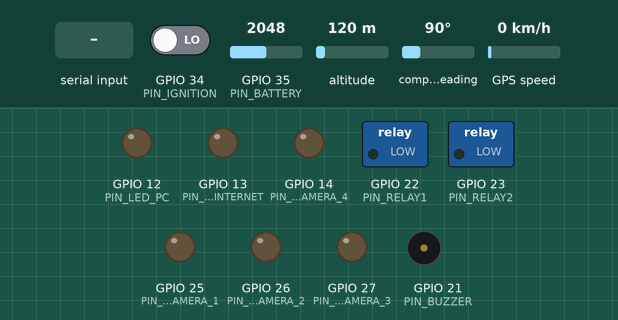
The program below on a simulated ESP32. On the bench: switched loads named in the program (green lamp = pin HIGH), output pins drawn as LEDs (lit = HIGH), buzzer (waves = sounding). The inputs (shaded band) are chosen by the test bench; at power-on: GPIO 34 (PIN_IGNITION) LOW, GPIO 35 (PIN_BATTERY) = 2048, altitude 120 m, compass heading 90°, GPS speed 0 km/h. EEPROM starts erased; the GPS gets a fix after 3 s at 37.7749, -122.4194 with 8 satellites; pins used as bus, display or sensor lines are not drawn; what the program prints to the serial monitor is not drawn.

Above: at 8.0 s.
8.1 s: GPIO 34 (PIN_IGNITION) driven HIGH
At 9.7 s:
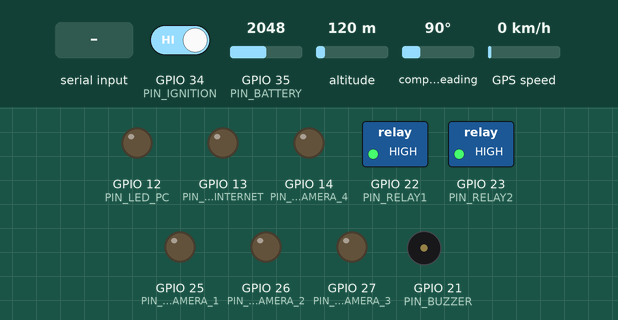
10.3 s: "INIT:90\n" received over Serial
At 10.7 s:
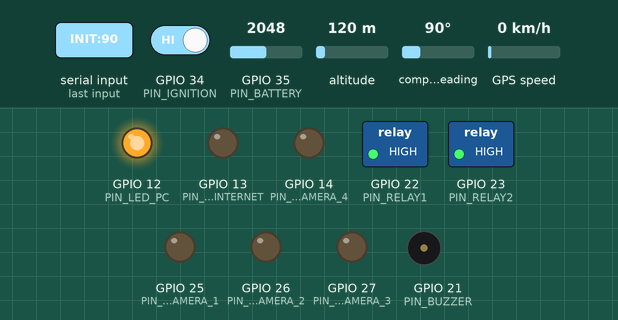
15.8 s: "SHUTDOWN:90\n" received over Serial
At 16.2 s:
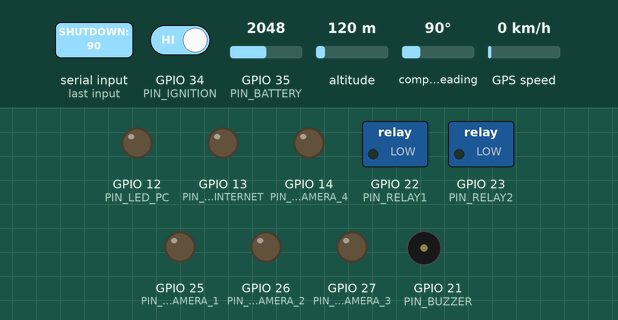
17.3 s: "HEARTBEAT:90\n" received over Serial
At 18.5 s:
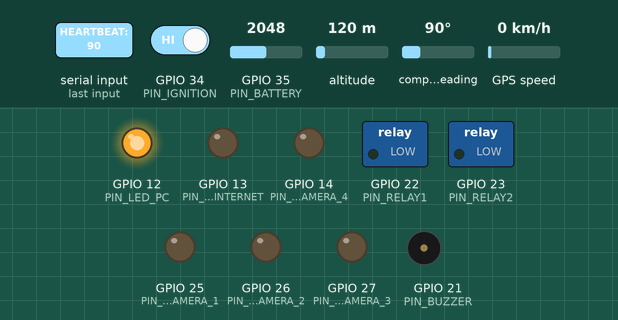
18.8 s: GPIO 35 (PIN_BATTERY) set to 3972
At 30.0 s:
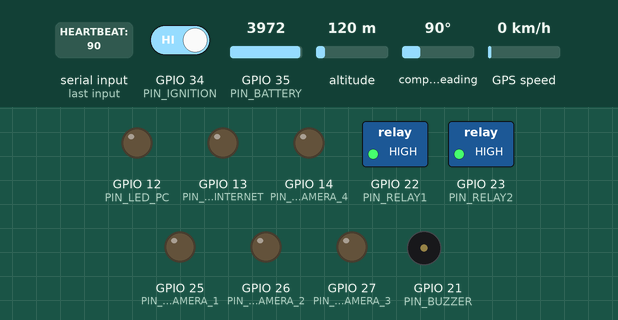
Timing chart, 0 to 30.3 s (numbered marks = the images above; inputs shaded):
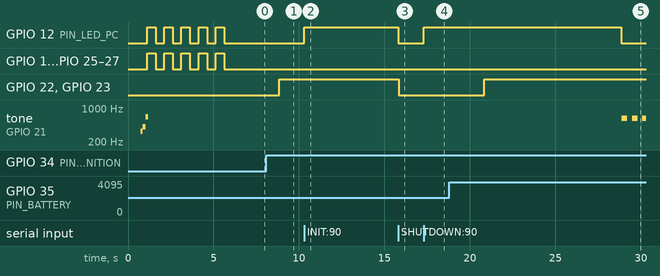

The program:

main.cpp
```cpp
#include <Arduino.h>
#include <Preferences.h>
#include <TinyGPS++.h>
#include <HardwareSerial.h>
#include <math.h>

#define PIN_IGNITION 34 // GPIO for ignition signal
#define PIN_RELAY1 22   // GPIO for relay 1
#define PIN_RELAY2 23   // GPIO for relay 2
#define PIN_BATTERY 35  // GPIO ADC for battery reading

// Pinos para LEDs de status
#define PIN_LED_CAMERA_1 25
#define PIN_LED_CAMERA_2 26
#define PIN_LED_CAMERA_3 27
#define PIN_LED_CAMERA_4 14
#define PIN_LED_PC         12
#define PIN_LED_INTERNET   13
#define PIN_BUZZER         21

// Configuração do GPS
#define GPS_RX 16
#define GPS_TX 17
HardwareSerial GPSSerial(2); // Usando Serial2 para o GPS
TinyGPSPlus gps;

// Variáveis para debug do GPS
unsigned long lastGPSTest = 0;
const unsigned long GPS_TEST_INTERVAL = 1000; // Teste a cada 1 segundo
int gpsCharsProcessed = 0;
bool gpsDataReceived = false;
unsigned long startTime = 0; // Tempo de início da busca por fixação
bool isFirstFix = true; // Flag para primeira fixação
bool systemInitialized = false; // Flag para controle de inicialização

const int NUM_SAMPLES = 10;       // Number of readings for averaging
const float VOLTAGE_CALIBRATION = 0.00447222; // Calibration factor for voltage readings (((R1+R2)/R2)/1000)
const float DIODE_VOLTAGE = 0.8; // Diode voltage drop (0.8V for 1N5408)
float voltageBuffer[NUM_SAMPLES]; // Buffer for voltage readings
int sampleIndex = 0;              // Index for storing readings
bool bufferFilled = false;

bool ignitionOn = false;
float batteryVoltage = 0;
unsigned long relay1OffTime = 0;
unsigned long relay2OffTime = 0;
unsigned long relay1Time = 1 * 60000; // Configurable
unsigned long relay2Time = 1 * 60000; // Configurable
float minVoltage = 10.0;                // Configurable
unsigned long lastSendTime = 0;
const unsigned long sendInterval = 10000; // Send every 10 seconds

String deviceId = "DEVICE_1234"; // Device Identifier
bool finalStateSent = false;

Preferences preferences;

unsigned long lastMainProcessTime = 0; // Timer for main process to ensure 1 second delay
unsigned long lastSerialCheckTime = 0; // Timer for serial response check

// Variáveis para sistema de status e LEDs
bool pcOnline = false;
bool internetOnline = false;
bool applicationRunning = false;
bool camera1Online = false;
bool camera2Online = false;
bool camera3Online = false;
bool camera4Online = false;

// Sistema de heartbeat corrigido
unsigned long heartbeatTimer = 0;           // Timer para timeout do heartbeat
const unsigned long HEARTBEAT_TIMEOUT = 10000; // 10 segundos sem heartbeat = falha
unsigned long lastStatusUpdate = 0;
bool heartbeatSystemActive = false;         // Se o sistema de heartbeat está ativo
bool buzzerAlertTriggered = false;          // Evita múltiplos alertas de buzzer

// Comandos PMTK para otimização
const char PMTK_SET_NMEA_OUTPUT_RMCGGA[] = "$PMTK314,0,1,0,1,0,0,0,0,0,0,0,0,0,0,0,0,0,0,0*28"; // Apenas RMC e GGA
const char PMTK_SET_NMEA_UPDATE_1HZ[] = "$PMTK220,1000*1F"; // Atualização a cada 1 segundo
const char PMTK_API_SET_FIX_CTL_1HZ[] = "$PMTK300,1000,0,0,0,0*1C"; // Fix rate 1Hz
const char PMTK_SET_BAUD_9600[] = "$PMTK251,9600*17"; // Configura baud rate para 9600
const char PMTK_ENABLE_SBAS[] = "$PMTK313,1*2E"; // Habilita SBAS (WAAS/EGNOS)
const char PMTK_ENABLE_WAAS[] = "$PMTK301,2*2E"; // Habilita WAAS
const char PMTK_SET_DGPS_MODE[] = "$PMTK301,2*2E"; // Modo DGPS

const int ledPins[] = {PIN_LED_CAMERA_1, PIN_LED_CAMERA_2, PIN_LED_CAMERA_3, PIN_LED_CAMERA_4, PIN_LED_PC, PIN_LED_INTERNET};
const int numLeds = sizeof(ledPins) / sizeof(ledPins[0]);

void playTone(int half_period_us, int duration_ms) {
  long duration_us = duration_ms * 1000L;
  for (long i = 0; i < duration_us; i += half_period_us * 2) {
    digitalWrite(PIN_BUZZER, HIGH);
    delayMicroseconds(half_period_us);
    digitalWrite(PIN_BUZZER, LOW);
    delayMicroseconds(half_period_us);
  }
}

void updateLEDStatus() {
  /**
   * Atualiza status dos LEDs baseado no estado do sistema
   */
  digitalWrite(PIN_LED_PC, pcOnline && applicationRunning ? HIGH : LOW);
  digitalWrite(PIN_LED_INTERNET, internetOnline ? HIGH : LOW);
  digitalWrite(PIN_LED_CAMERA_1, camera1Online ? HIGH : LOW);
  digitalWrite(PIN_LED_CAMERA_2, camera2Online ? HIGH : LOW);
  digitalWrite(PIN_LED_CAMERA_3, camera3Online ? HIGH : LOW);
  digitalWrite(PIN_LED_CAMERA_4, camera4Online ? HIGH : LOW);
}

void processStatusCommand(String command) {
  /**
   * Processa comandos de status recebidos do Python
   * Formato: STATUS:PC:1,INTERNET:1,APP:1,CAM1:1,CAM2:0,CAM3:1,CAM4:0
   */
  if (command.startsWith("STATUS:")) {
    String statusData = command.substring(7); // Remove "STATUS:"

    // Parse dos parâmetros
    int index = 0;
    while (statusData.length() > 0) {
      int commaIndex = statusData.indexOf(',');
      String param;

      if (commaIndex == -1) {
        param = statusData;
        statusData = "";
      } else {
        param = statusData.substring(0, commaIndex);
        statusData = statusData.substring(commaIndex + 1);
      }

      // Processar parâmetro (formato: NOME:VALOR)
      int colonIndex = param.indexOf(':');
      if (colonIndex != -1) {
        String name = param.substring(0, colonIndex);
        int value = param.substring(colonIndex + 1).toInt();
        bool status = (value == 1);

        // Atualizar variáveis correspondentes
        if (name == "PC") {
          pcOnline = status;
        } else if (name == "INTERNET") {
          internetOnline = status;
        } else if (name == "APP") {
          applicationRunning = status;
        } else if (name == "CAM1") {
          camera1Online = status;
        } else if (name == "CAM2") {
          camera2Online = status;
        } else if (name == "CAM3") {
          camera3Online = status;
        } else if (name == "CAM4") {
          camera4Online = status;
        }
      }
    }

    // Atualizar LEDs
    updateLEDStatus();
    lastStatusUpdate = millis();

    Serial.println("ACK");

  } else if (command.startsWith("HEARTBEAT:")) {
    // Processar heartbeat - RESETAR o timer
    heartbeatTimer = millis();              // Reset do timer
    heartbeatSystemActive = true;           // Ativar sistema de heartbeat
    applicationRunning = true;              // Aplicação está viva
    pcOnline = true;                        // PC está vivo
    buzzerAlertTriggered = false;           // Reset do alerta de buzzer

    updateLEDStatus();                      // Atualizar LEDs imediatamente

    Serial.println("ACK");

  } else if (command.startsWith("INIT:")) {
    // Comando de inicialização - INICIAR sistema de heartbeat
    heartbeatTimer = millis();               // Inicializar timer
    heartbeatSystemActive = true;            // Ativar sistema
    buzzerAlertTriggered = false;            // Reset alerta
    pcOnline = true;                         // PC está conectado
    applicationRunning = true;               // Aplicação iniciando

    updateLEDStatus();                       // Atualizar LEDs

    Serial.println("ESP32_READY");

  } else if (command.startsWith("SHUTDOWN:")) {
    // Comando de desligamento - DESATIVAR sistema de heartbeat
    heartbeatSystemActive = false;           // Desativar sistema
    buzzerAlertTriggered = false;            // Reset alerta
    pcOnline = false;                        // PC desligando
    applicationRunning = false;              // Aplicação parando

    // Desligar todas as câmeras também
    camera1Online = false;
    camera2Online = false;
    camera3Online = false;
    camera4Online = false;
    internetOnline = false;

    updateLEDStatus();                       // Apagar todos os LEDs
    Serial.println("ACK");
  }
}

void checkHeartbeatTimeout() {
  /**
   * Verifica timeout do heartbeat com lógica corrigida
   * Timer é resetado a cada heartbeat recebido
   */

  // Só verificar timeout se o sistema de heartbeat estiver ativo
  if (heartbeatSystemActive) {
    unsigned long timeSinceLastHeartbeat = millis() - heartbeatTimer;

    // Se passou do timeout E ainda não acionou o buzzer
    if (timeSinceLastHeartbeat > HEARTBEAT_TIMEOUT && !buzzerAlertTriggered) {

      // Aplicação parou de responder - FALHA CRÍTICA
      applicationRunning = false;
      pcOnline = false;
      updateLEDStatus();

      // Acionar buzzer de falha (3 beeps longos)
      for (int i = 0; i < 3; i++) {
        playTone(800, 300);   // Beep grave de 300ms
        delay(300);           // Pausa de 300ms
      }

      buzzerAlertTriggered = true;  // Marcar que buzzer já foi acionado

      Serial.println("HEARTBEAT_TIMEOUT"); // Enviar para debug
    }
  }
}

void loadSettings() {
  preferences.begin("settings", true);
  minVoltage = preferences.getFloat("min_voltage", 10.0);
  relay1Time = preferences.getULong("relay1_time", 1 * 60000);
  relay2Time = preferences.getULong("relay2_time", 1 * 60000);
  deviceId = preferences.getString("device_id", "DEVICE_1234");
  preferences.end();
}

void saveSettings() {
  preferences.begin("settings", false);
  preferences.putFloat("min_voltage", minVoltage);
  preferences.putULong("relay1_time", relay1Time);
  preferences.putULong("relay2_time", relay2Time);
  preferences.putString("device_id", deviceId);
  preferences.end();
}
void sendStatus();
void handleSerialResponse();
void processCommand(String command);

void configureGPS() {
    Serial.println("Configurando GPS...");

    // Configurações básicas
    GPSSerial.println(PMTK_SET_NMEA_OUTPUT_RMCGGA);
    delay(100);
    GPSSerial.println(PMTK_SET_NMEA_UPDATE_1HZ);
    delay(100);
    GPSSerial.println(PMTK_API_SET_FIX_CTL_1HZ);
    delay(100);
    GPSSerial.println(PMTK_SET_BAUD_9600);
    delay(100);

    // Configurações avançadas
    GPSSerial.println(PMTK_ENABLE_SBAS);
    delay(100);
    GPSSerial.println(PMTK_ENABLE_WAAS);
    delay(100);
    GPSSerial.println(PMTK_SET_DGPS_MODE);
    delay(100);

    Serial.println("Configuração do GPS concluída");
}

void setup()
{
    // Inicialização da Serial principal
    Serial.begin(115200);

    // Aguardar estabilização da serial (importante!)
    delay(500);

    // Limpar buffer serial completamente (incluindo caracteres de boot)
    Serial.flush();  // Aguarda transmissão pendente
    while(Serial.available()) {
        Serial.read();
    }

    // Aguardar mais um pouco para garantir
    delay(100);

    // Limpar novamente (caracteres do bootloader podem ainda estar chegando)
    while(Serial.available()) {
        Serial.read();
    }

    // Inicialização do GPS
    GPSSerial.begin(9600, SERIAL_8N1, GPS_RX, GPS_TX);
    delay(100);

    // Limpa o buffer do GPS
    while(GPSSerial.available()) {
        GPSSerial.read();
    }

    // Configuração inicial do sistema
    pinMode(PIN_IGNITION, INPUT);
    pinMode(PIN_RELAY1, OUTPUT);
    pinMode(PIN_RELAY2, OUTPUT);

    // Configuração dos pinos dos LEDs
    for (int i = 0; i < numLeds; i++) {
        pinMode(ledPins[i], OUTPUT);
    }
    pinMode(PIN_BUZZER, OUTPUT);

    digitalWrite(PIN_RELAY1, LOW);
    digitalWrite(PIN_RELAY2, LOW);

    // Som de boot estilo game retrô (Power-up)
    playTone(1515, 120); // Nota E4
    delay(30);
    playTone(1205, 120); // Nota G#4
    delay(30);
    playTone(758, 120);  // Nota E5

    // Pisca os LEDs 5 vezes para indicar inicialização
    for (int i = 0; i < 5; i++) {
        for (int j = 0; j < numLeds; j++) {
            digitalWrite(ledPins[j], HIGH);
        }
        delay(500);
        for (int j = 0; j < numLeds; j++) {
            digitalWrite(ledPins[j], LOW);
        }
        delay(500);
    }


    // Configuração do ADC
    analogSetPinAttenuation(PIN_BATTERY, ADC_11db);

    // Inicialização do buffer de tensão
    uint16_t mV = analogReadMilliVolts(PIN_BATTERY);
    float initialReading = mV * VOLTAGE_CALIBRATION + DIODE_VOLTAGE;
    for (int i = 0; i < NUM_SAMPLES; i++)
    {
        voltageBuffer[i] = initialReading;
    }

    // Carrega configurações
    loadSettings();

    // Configura o GPS
    configureGPS();

    startTime = millis();

    // Enviar mensagem de boot completo (após limpar garbage)
    Serial.println("\n\n================================");
    Serial.println("ESP32 DIGEFX - Sistema Iniciado");
    Serial.println("================================");
    Serial.print("Device ID: ");
    Serial.println(deviceId);
    Serial.print("Firmware Version: 2.0");
    Serial.println("\n================================\n");

    systemInitialized = true;
}

void sendStatus()
{
    String ignitionStatus = ignitionOn ? "On" : "Off";
    String relay1Status = (digitalRead(PIN_RELAY1) == HIGH) ? "On" : "Off";
    String relay2Status = (digitalRead(PIN_RELAY2) == HIGH) ? "On" : "Off";
    String gpsStatus = gps.location.isValid() ? "Valid" : "Invalid";

    String data = "DEVICE_ID:" + deviceId +
                  ";IGNITION:" + ignitionStatus +
                  ";BATTERY:" + batteryVoltage +
                  ";MIN_VOLTAGE:" + String(minVoltage) +
                  ";RELAY1:" + relay1Status +
                  ";RELAY1_TIME:" + String(relay1Time/60000) +
                  ";RELAY2:" + relay2Status +
                  ";RELAY2_TIME:" + String(relay2Time/60000) +
                  ";GPS_STATUS:" + gpsStatus;

    // Adiciona dados do GPS apenas se houver fixação válida
    if (gps.location.isValid()) {
        data += ";LAT:" + String(gps.location.lat(), 6) +
                ";LNG:" + String(gps.location.lng(), 6) +
                ";SPEED:" + String(gps.speed.kmph(), 1) +
                ";HDOP:" + String(gps.hdop.hdop(), 1) +
                ";SATS:" + String(gps.satellites.value());
    }

    data += "\n";
    Serial.print(data);
}

void handleSerialResponse()
{
    if (Serial.available())
    {
        // Ler linha com tratamento robusto de caracteres inválidos
        String response = "";
        unsigned long startRead = millis();
        const unsigned long READ_TIMEOUT = 100; // 100ms timeout para leitura

        while (Serial.available() && (millis() - startRead) < READ_TIMEOUT)
        {
            int c = Serial.read();

            // Verificar se é caractere válido
            if (c == -1) {
                // Fim do buffer
                break;
            }
            else if (c == '\n') {
                // Fim da linha
                break;
            }
            else if (c == '\r') {
                // Ignorar CR (comum em Windows)
                continue;
            }
            else if (c >= 32 && c <= 126) {
                // Caracteres ASCII imprimíveis válidos
                response += (char)c;
            }
            else {
                // Caractere inválido - enviar debug
                Serial.print("DEBUG:Invalid_char_0x");
                Serial.println(c, HEX);
            }

            // Pequena pausa para permitir chegada de mais dados
            if (Serial.available() == 0) {
                delay(5);
            }
        }

        // Processar apenas se houver dados válidos
        if (response.length() > 0)
        {
            response.trim(); // Remover espaços em branco extras

            if (response == "ACK")
            {
                // Ready for the next transmission
            }
            else
            {
                processCommand(response);
            }
        }
    }
}

void processCommand(String command)
{
    // Primeiro verificar se é comando de status (não tem separador ':' simples)
    if (command.startsWith("STATUS:") || command.startsWith("HEARTBEAT:") ||
        command.startsWith("INIT:") || command.startsWith("SHUTDOWN:")) {
        processStatusCommand(command);
        return;
    }

    // Processar comandos de configuração tradicionais
    int separatorIndex = command.indexOf(':');
    if (separatorIndex != -1)
    {
        String key = command.substring(0, separatorIndex);
        String value = command.substring(separatorIndex + 1);

        key.trim();
        value.trim();

        if (key == "MIN_VOLTAGE")
        {
            minVoltage = value.toDouble();
            saveSettings();
            Serial.println("ACK");
        }
        else if (key == "RELAY1_TIME")
        {
            relay1Time = value.toInt() * 60000;
            saveSettings();
            Serial.println("ACK");
        }
        else if (key == "RELAY2_TIME")
        {
            relay2Time = value.toInt() * 60000;
            saveSettings();
            Serial.println("ACK");
        }
        else if (key == "DEVICE_ID")
        {
            deviceId = value;
            saveSettings();
            Serial.println("ACK");
        }
        else
        {
            Serial.println("Unknown key: " + key);
        }
    }
}

void loop()
{
    if (!systemInitialized) {
        return;
    }

    unsigned long currentMillis = millis();

    // Processa dados do GPS
    while (GPSSerial.available() > 0) {
        char c = GPSSerial.read();
        gps.encode(c);
    }

    // Main process runs every 1 second
    if (currentMillis - lastMainProcessTime >= 1000)
    {
        ignitionOn = digitalRead(PIN_IGNITION);

        uint16_t mV = analogReadMilliVolts(PIN_BATTERY);
        float currentVoltage = mV * VOLTAGE_CALIBRATION + DIODE_VOLTAGE;

        voltageBuffer[sampleIndex] = currentVoltage;
        sampleIndex = (sampleIndex + 1) % NUM_SAMPLES;

        if (sampleIndex == 0)
        {
            bufferFilled = true;
        }

        float sum = 0;
        for (int i = 0; i < NUM_SAMPLES; i++)
        {
            sum += voltageBuffer[i];
        }
        batteryVoltage = sum / NUM_SAMPLES;

        if (ignitionOn)
        {
            digitalWrite(PIN_RELAY1, HIGH);
            digitalWrite(PIN_RELAY2, HIGH);
            relay1OffTime = millis() + relay1Time;
            relay2OffTime = millis() + relay2Time;
            finalStateSent = false;
        }
        else
        {
            if (millis() >= relay1OffTime)
            {
                digitalWrite(PIN_RELAY1, LOW);
            }
            if (millis() >= relay2OffTime)
            {
                digitalWrite(PIN_RELAY2, LOW);
            }
        }

        if (bufferFilled && batteryVoltage < minVoltage)
        {
            digitalWrite(PIN_RELAY1, LOW);
            digitalWrite(PIN_RELAY2, LOW);
        }

        // Send final state only once when all relays and ignition are off
        if (!ignitionOn && digitalRead(PIN_RELAY1) == LOW && digitalRead(PIN_RELAY2) == LOW)
        {
            if (!finalStateSent)
            {
                sendStatus();
                finalStateSent = true;
            }
        }
        else
        {
            finalStateSent = false; // Reset when system changes state
        }

        if (millis() - lastSendTime >= sendInterval)
        {
            sendStatus();
            lastSendTime = millis();
        }
        lastMainProcessTime = currentMillis;
    }

    // Handle serial response events at any time
    if (currentMillis - lastSerialCheckTime >= 1)
    {
        handleSerialResponse();
        lastSerialCheckTime = currentMillis;
    }

    // Verificar timeout do heartbeat a cada 2 segundos
    static unsigned long lastHeartbeatCheck = 0;
    if (currentMillis - lastHeartbeatCheck >= 2000) {
        checkHeartbeatTimeout();
        lastHeartbeatCheck = currentMillis;
    }
}
```

Measured:
- after the input at 8.1 s, GPIO 22 (PIN_RELAY1), GPIO 23 (PIN_RELAY2): LOW → HIGH after 0.74 s
- after the input at 10.3 s, GPIO 12 (PIN_LED_PC): LOW → HIGH at once
- after the input at 15.8 s, GPIO 12 (PIN_LED_PC): HIGH → LOW at once
- after the input at 17.3 s, GPIO 12 (PIN_LED_PC): LOW → HIGH at once
- after the input at 18.8 s, GPIO 22 (PIN_RELAY1), GPIO 23 (PIN_RELAY2): LOW → HIGH after 2.0 s
